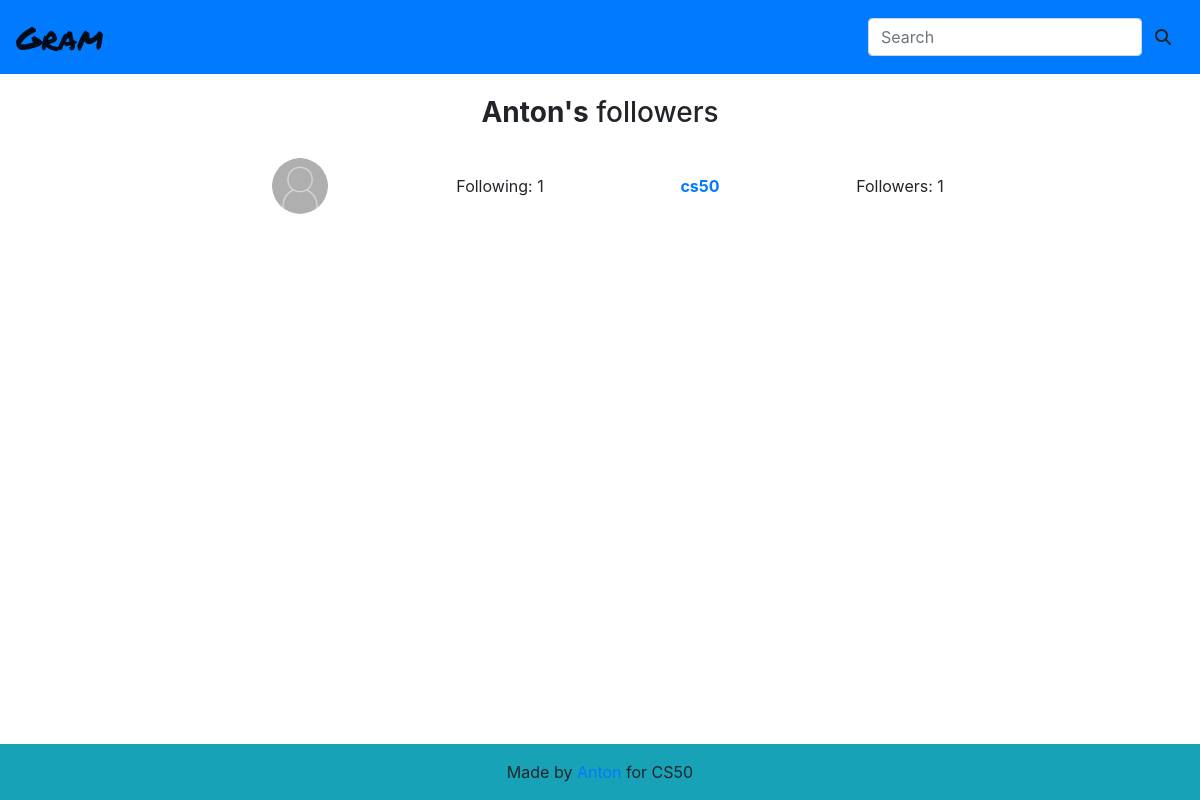
Screenshot of /followers/1 with the database file from the repository.
### djangoapp/models.py (models this page shows)
class UserExtended(models.Model):
    user = models.OneToOneField(User, on_delete=models.CASCADE)
    avatar = models.ImageField(upload_to=get_avatar_upload_path, default="no_avatar.png")
    following = models.ManyToManyField("self", symmetrical=False, related_name="followers")

### djangoapp/views.py (the view)
# urls.py: path("followers/<int:user_id>", views.followers, name="followers"),
def followers(request, user_id):
    user_ex = UserExtended.objects.get(user__id=user_id)
    context = {
        "user_ex": user_ex,
        "followers": user_ex.followers.all()
    }
    return render(request, "djangoapp/followers.html", context)

### djangoapp/templates/djangoapp/followers.html (shortened to what this page needs)
{% extends "djangoapp/_base.html" %}
{% load static %}
{% block main %}
    <div class="container-fluid">
        <div class="row">
            <div class="col-xl-8 offset-xl-2 col-lg-10 offset-lg-1 text-center">
                <h3 class="caption"><strong>{{ user_ex.user.username }}'s</strong> followers</h3>
            </div>
            <div class="col-xl-8 offset-xl-2 col-lg-10 offset-lg-1">
                {% for user in followers %}
                    {% include "djangoapp/_users_list.html" %}
                {% endfor %}
            </div>
        </div>
    </div>
{% endblock %}

### djangoapp/templates/djangoapp/_users_list.html
<div class="user-entity">
    <div class="row d-flex align-items-center">
        <div class="col-6 col-lg col-xl text-center">
            <a href="{% url 'user' user.user.id %}">
                <img class="avatar-profile avatar-profile-big" src="{{ user.avatar.url }}" alt="{{ user.user.username }} avatar" title="{{ user.user.username }}">
            </a>
        </div>
        <div class="col-6 order-1 col-lg col-xl text-center">
            <a href="{% url 'user' user.user.id %}">
                <p>{{ user.user.username }}</p>
            </a>
        </div>
        <div class="col-6 order-12 col-lg col-xl text-center">
            Followers: <span>{{ user.followers.count }}</span>
        </div>
        <div class="col-6 col-lg col-xl text-center">
            Following: <span>{{ user.following.count }}</span>
        </div>
    </div>
</div>

### djangoapp/static/djangoapp/css/style.css (style rules this page uses)
.avatar-profile { border-radius: 50%; }
.avatar-profile-big { width: 33%; }
.caption { margin-bottom: 1em; }
.user-entity p { font-weight: bold; margin-bottom: 0; }

### rows the page displays
UserExtended: user.username "Anton"
UserExtended: avatar (placeholder picture), user.username "cs50", followers.count "1", following.count "1"
